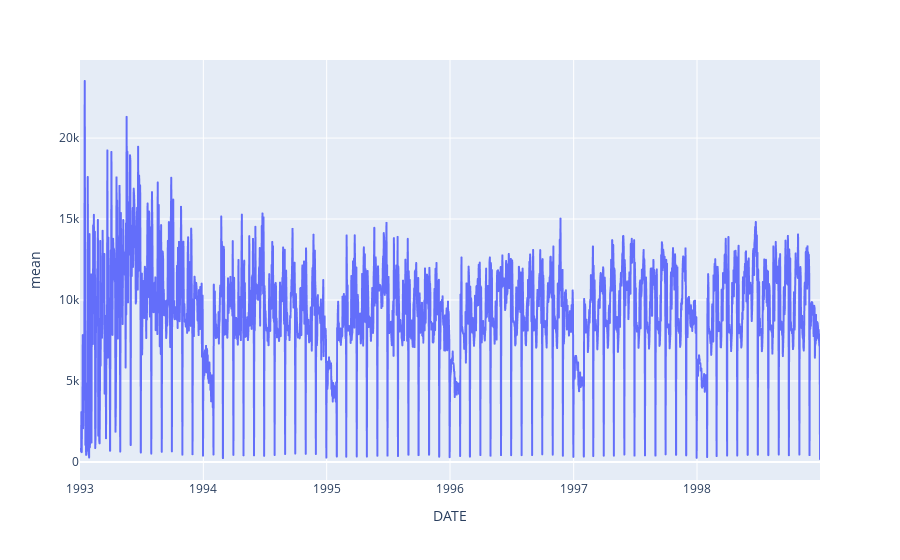

Notebook source saved alongside this figure:
### Code cell
px.line(dfAnalysis1 ,  x= "DATE",  y = "mean")

### Figure 1 — Plotly figure (JSON) as saved in the notebook; plotly's stock layout.template omitted (floating-point values rounded to 4 significant figures; data arrays with more than 128 entries replaced by an {"elided": "..."} marker saying what was removed)
{"data": [{"hovertemplate": "DATE=%{x}<br>mean=%{y}<extra></extra>", "legendgroup": "", "line": {"color": "#636efa", "dash": "solid"}, "marker": {"symbol": "circle"}, "mode": "lines", "name": "", "showlegend": false, "type": "scattergl", "x": {"elided": "2191 str values"}, "xaxis": "x", "y": {"elided": "2191 float values"}, "yaxis": "y"}], "layout": {"legend": {"tracegroupgap": 0}, "margin": {"t": 60}, "xaxis": {"anchor": "y", "domain": [0, 1], "title": {"text": "DATE"}}, "yaxis": {"anchor": "x", "domain": [0, 1], "title": {"text": "mean"}}}}
